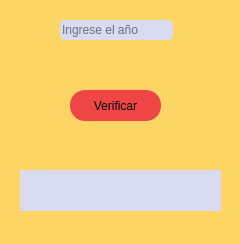
<?xml version="1.0" encoding="UTF-8"?>
<ui version="4.0">
 <class>MainWindow</class>
 <widget class="QMainWindow" name="MainWindow">
  <property name="geometry">
   <rect>
    <x>0</x>
    <y>0</y>
    <width>240</width>
    <height>244</height>
   </rect>
  </property>
  <property name="windowTitle">
   <string>MainWindow</string>
  </property>
  <property name="styleSheet">
   <string notr="true">background-color: rgb(252, 213, 101);</string>
  </property>
  <widget class="QWidget" name="centralwidget">
   <widget class="QLineEdit" name="ano_txt">
    <property name="geometry">
     <rect>
      <x>60</x>
      <y>20</y>
      <width>113</width>
      <height>20</height>
     </rect>
    </property>
    <property name="styleSheet">
     <string notr="true">background-color: rgb(217, 219, 241);
border-radius:5px;</string>
    </property>
    <property name="placeholderText">
     <string>Ingrese el año</string>
    </property>
   </widget>
   <widget class="QPushButton" name="btn_calcular">
    <property name="geometry">
     <rect>
      <x>70</x>
      <y>90</y>
      <width>91</width>
      <height>31</height>
     </rect>
    </property>
    <property name="styleSheet">
     <string notr="true">QPushButton{
	
	background-color: rgb(239, 70, 69);
	border-radius: 15px;
	font: 75 10pt &quot;Perpetua&quot;;
	
}
QPushButton:hover{
	border:3px  solid rgb(254, 215, 102);
	
	color: rgb(255, 255, 255);
	background-color: rgb(0, 159, 183);
}</string>
    </property>
    <property name="text">
     <string>Verificar</string>
    </property>
   </widget>
   <widget class="QLabel" name="Resultado">
    <property name="geometry">
     <rect>
      <x>20</x>
      <y>170</y>
      <width>201</width>
      <height>41</height>
     </rect>
    </property>
    <property name="styleSheet">
     <string notr="true">background-color: rgb(217, 219, 241);
</string>
    </property>
    <property name="text">
     <string/>
    </property>
   </widget>
  </widget>
 </widget>
 <resources/>
 <connections/>
</ui>
